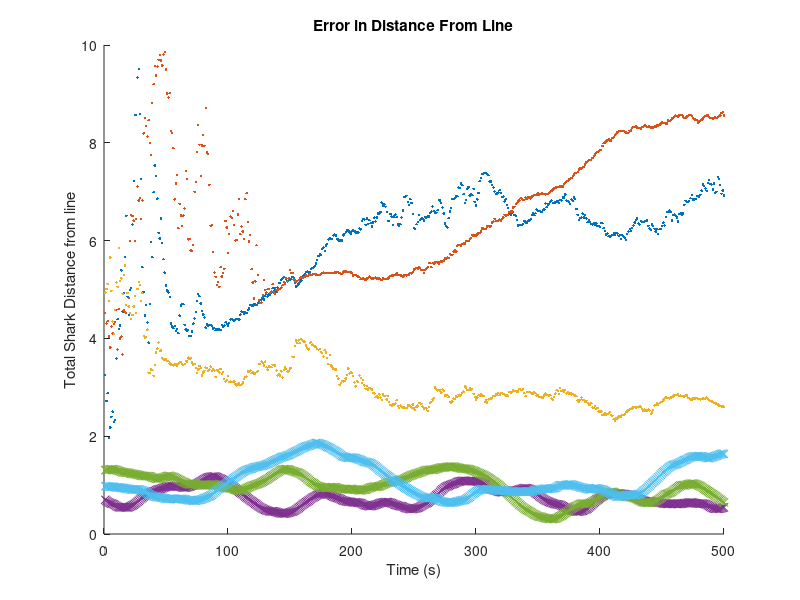
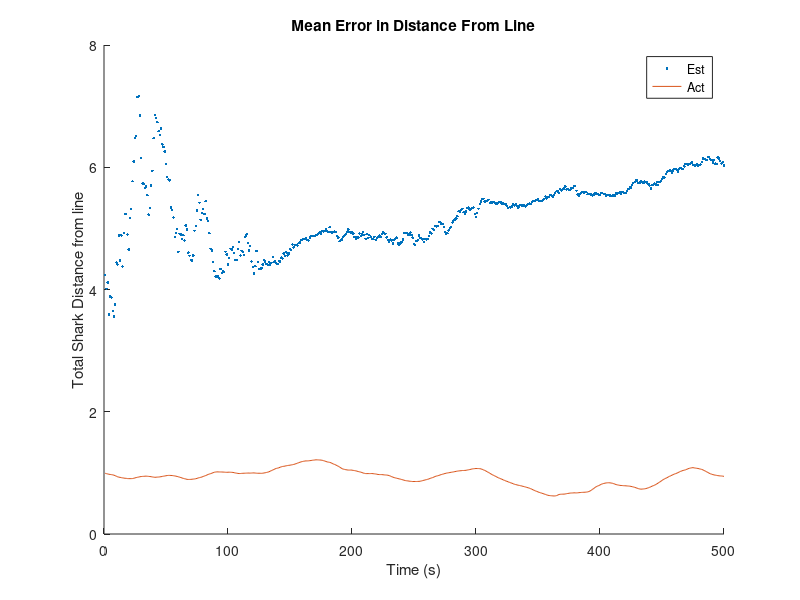

These charts were generated, in order, by the following MATLAB code:
% Reads shark mean position estimate log file from att_line_pf.py and
% plots

% 
% % % Read File
% M = csvread('catalina_error.txt');
% 
% x = M; % Error of shark's distance from line
% 
% plot(x', '.');
% xlabel('Time (s)');
% ylabel('y distance from att (m)')
% title('Error in Distance From Line')
% 
% % Plot Mean
% x = mean(x);
% figure
% plot(x', '.')
% title('Mean Error in Distance From Line')


% % Read File (est and actual)
M = csvread('att_line_pf_10Sharks.txt', 3, 0);
est_50 = M(:,1:2:end); % Est Error of shark's distance from line
act_50 = M(:,2:2:end); % Act Error of shark's distance from line

hold on
plot(est_50', '.');
plot(act_50', 'x');
hold off

xlabel('Time (s)');
ylabel('Total Shark Distance from line')
title('Error in Distance From Line')

% Plot Mean
est_mean_50 = mean(est_50);
act_mean_50 = mean(act_50);
figure
hold on
plot(est_mean_50', '.')
plot(act_mean_50', '-')
legend('Est', 'Act')
xlabel('Time (s)');
ylabel('Total Shark Distance from line')
title('Mean Error in Distance From Line')
% 
